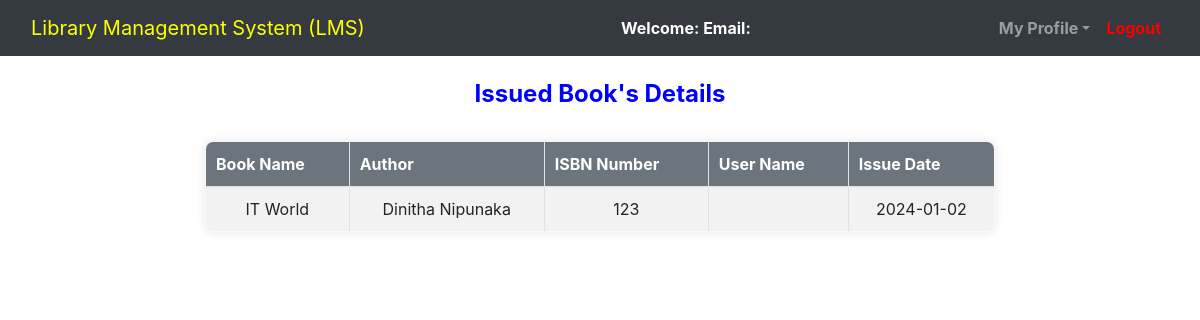
The page /admin/view_issued_book.php on the database as committed earlier.
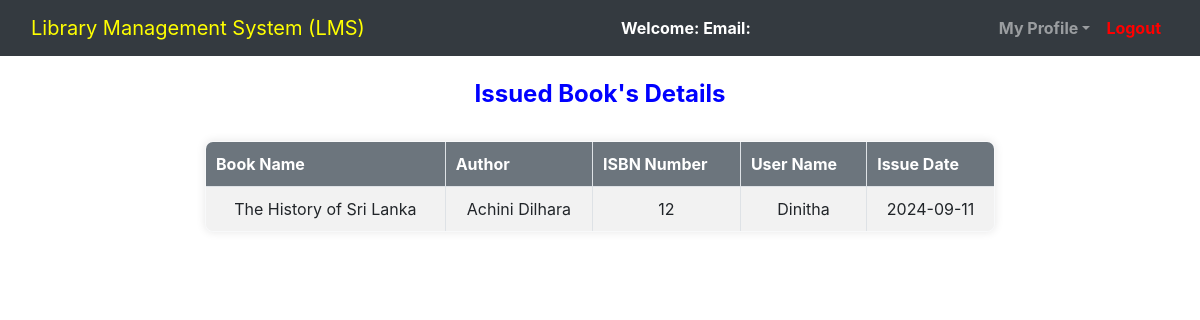
The same page on the database as committed later.
### tables this page shows
CREATE TABLE `issued_books` (
  `i_no` int(11) NOT NULL,
  `isbn_no` int(11) NOT NULL,
  `book_name` varchar(200) NOT NULL,
  `book_author` varchar(200) NOT NULL,
  `user_id` int(11) NOT NULL,
  `status` int(11) NOT NULL,
  `issue_date` longtext NOT NULL
);

CREATE TABLE `users` (
  `id` int(11) NOT NULL,
  `name` varchar(50) NOT NULL,
  `email` varchar(100) NOT NULL,
  `password` varchar(255) NOT NULL,
  `mobile` int(10) DEFAULT NULL,
  `address` varchar(250) DEFAULT NULL,
  `photo` varchar(200) DEFAULT NULL,
  `reg_date` date NOT NULL,
  `role` varchar(20) DEFAULT NULL
);

### admin/view_issued_book.php (the view, shortened to what this page needs)
<?php
	$connection = mysqli_connect("localhost", "root", "");
	$query = "SELECT issued_books.book_name, issued_books.book_author, issued_books.isbn_no, issued_books.issue_date, users.name AS user_name
	          FROM issued_books
	          LEFT JOIN users ON issued_books.user_id = users.id
	          WHERE issued_books.status = 1";
?>
<!DOCTYPE html>
<html>
<head>
	<link rel="stylesheet" type="text/css" href="../bootstrap-4.4.1/css/bootstrap.min.css">
</head>
<body>
	<nav class="navbar navbar-expand-lg navbar-dark bg-dark">
		<div class="container-fluid">
			<div class="navbar-header">
				<a class="navbar-brand" href="admin_dashboard.php" style="color:yellow;">Library Management System (LMS)</a>
			</div>
			<font style="color: white">
				<span><strong>Welcome: <?php echo $_SESSION['name'];?></strong></span>
				<span><strong>Email: <?php echo $_SESSION['email'];?></strong></span>
			</font>
			<ul class="nav navbar-nav navbar-right">
				<li class="nav-item dropdown">
					<a class="nav-link dropdown-toggle" data-toggle="dropdown"><b>My Profile</b></a>
				</li>
				<li class="nav-item">
					<a class="nav-link" href="../logout.php" style="color:red;"><b>Logout</b></a>
				</li>
			</ul>
		</div>
	</nav>
	<br>
	<center>
		<h4 style="color:blue;"><b>Issued Book's Details</b></h4><br>
	</center>
	<div class="row">
		<div class="col-md-2"></div>
		<div class="col-md-8">
			<form>
				<table class="table-bordered" width="900px" style="text-align: center">
					<tr>
						<th>Book Name</th>
						<th>Author</th>
						<th>ISBN Number</th>
						<th>User Name</th>
						<th>Issue Date</th>
					</tr>
					<?php
						$query_run = mysqli_query($connection, $query);
						while ($row = mysqli_fetch_assoc($query_run)) {
							?>
							<tr>
								<td><?php echo $row['book_name']; ?></td>
								<td><?php echo $row['book_author']; ?></td>
								<td><?php echo $row['isbn_no']; ?></td>
								<td><?php echo $row['user_name']; ?></td>
								<td><?php echo $row['issue_date']; ?></td>
							</tr>
							<?php
						}
					?>
				</table>
			</form>
		</div>
		<div class="col-md-2"></div>
	</div>
</body>
</html>

Rows that differ between the two databases and show on the page:
removed issued_books: book_name "IT World", book_author "Dinitha Nipunaka", isbn_no "123", issue_date "2024-01-02"
added issued_books: book_name "The History of Sri Lanka", book_author "Achini Dilhara", isbn_no "12", user.name "Dinitha", issue_date "2024-09-11"
